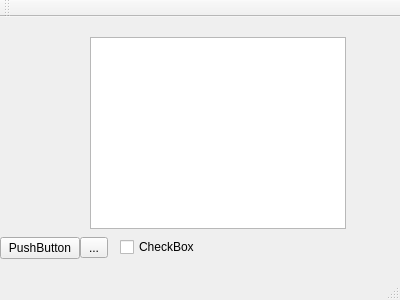
<?xml version="1.0" encoding="UTF-8"?>
<ui version="4.0">
 <class>MainWindow</class>
 <widget class="QMainWindow" name="MainWindow">
  <property name="geometry">
   <rect>
    <x>0</x>
    <y>0</y>
    <width>400</width>
    <height>300</height>
   </rect>
  </property>
  <property name="windowTitle">
   <string>MainWindow</string>
  </property>
  <widget class="QWidget" name="centralWidget">
   <widget class="QPushButton" name="pushButton">
    <property name="geometry">
     <rect>
      <x>0</x>
      <y>220</y>
      <width>80</width>
      <height>22</height>
     </rect>
    </property>
    <property name="text">
     <string>PushButton</string>
    </property>
   </widget>
   <widget class="QToolButton" name="toolButton">
    <property name="geometry">
     <rect>
      <x>80</x>
      <y>220</y>
      <width>28</width>
      <height>21</height>
     </rect>
    </property>
    <property name="text">
     <string>...</string>
    </property>
   </widget>
   <widget class="QCheckBox" name="checkBox">
    <property name="geometry">
     <rect>
      <x>120</x>
      <y>220</y>
      <width>85</width>
      <height>20</height>
     </rect>
    </property>
    <property name="text">
     <string>CheckBox</string>
    </property>
   </widget>
   <widget class="QListView" name="listView">
    <property name="geometry">
     <rect>
      <x>90</x>
      <y>20</y>
      <width>256</width>
      <height>192</height>
     </rect>
    </property>
   </widget>
  </widget>
  <widget class="QMenuBar" name="menuBar">
   <property name="geometry">
    <rect>
     <x>0</x>
     <y>0</y>
     <width>400</width>
     <height>19</height>
    </rect>
   </property>
  </widget>
  <widget class="QToolBar" name="mainToolBar">
   <attribute name="toolBarArea">
    <enum>TopToolBarArea</enum>
   </attribute>
   <attribute name="toolBarBreak">
    <bool>false</bool>
   </attribute>
  </widget>
  <widget class="QStatusBar" name="statusBar"/>
 </widget>
 <layoutdefault spacing="6" margin="11"/>
 <resources/>
 <connections/>
</ui>
